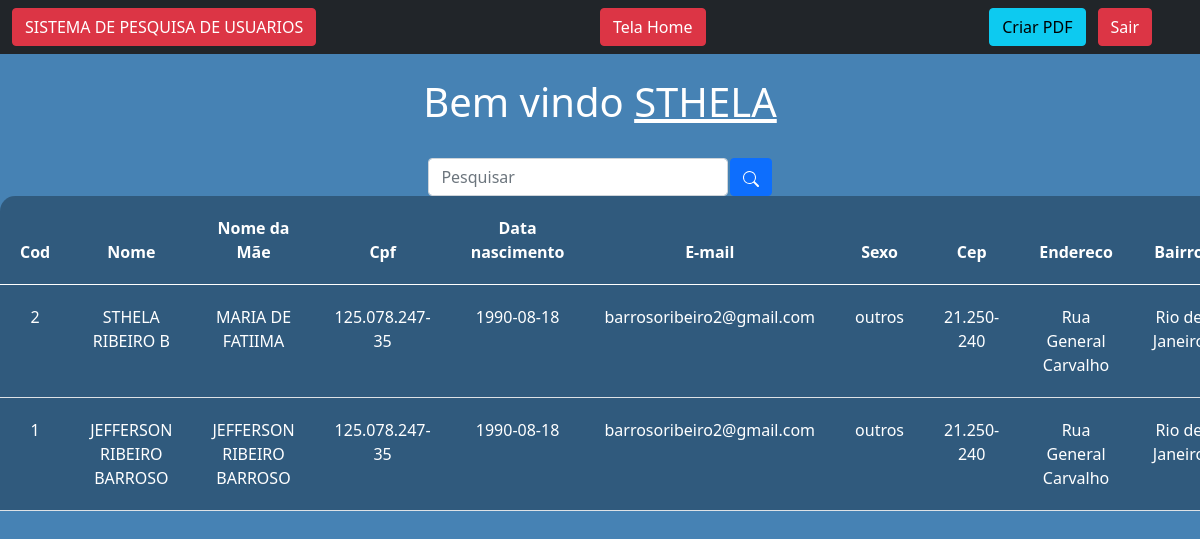
/sistema.php (signed in), run on the app's committed database.
### tables this page shows
CREATE TABLE `pessoas` (
  `tipo` int(10) NOT NULL,
  `cod` int(11) NOT NULL,
  `nome` varchar(60) NOT NULL,
  `nome_materno` varchar(60) NOT NULL,
  `cpf` varchar(15) NOT NULL,
  `data_nascimento` date NOT NULL,
  `email` varchar(100) NOT NULL,
  `sexo` varchar(12) NOT NULL,
  `cep` varchar(12) NOT NULL,
  `endereco` varchar(200) NOT NULL,
  `bairro` varchar(30) NOT NULL,
  `cidade` varchar(30) NOT NULL,
  `uf` varchar(2) NOT NULL,
  `complemento` varchar(200) NOT NULL,
  `telefone_fixo` varchar(20) NOT NULL,
  `telefone_celular` varchar(20) NOT NULL,
  `usuario` varchar(6) NOT NULL,
  `senha` varchar(8) NOT NULL,
  `confirma` varchar(8) NOT NULL
);

### sistema.php (the view, shortened to what this page needs)
<?php
include "./Conexao/config.php";
$logado = $_SESSION['usuario'];
if (!empty($_GET['search'])) {
    $data = $_GET['search'];
    $sql = "SELECT * FROM pessoas WHERE cpf LIKE '%$data%' or nome LIKE '%$data%' or email LIKE '%$data%' ORDER BY cod DESC";
} else {
    $sql = "SELECT * FROM pessoas ORDER BY cod DESC";
}
$result = $conexao->query($sql);
?>
<!DOCTYPE html>
<html lang="en">
<head>
    <link href="https://cdn.jsdelivr.net/npm/bootstrap@5.0.2/dist/css/bootstrap.min.css" rel="stylesheet">
    <link href="./css/sistema.css" rel="stylesheet">
</head>
<body>
    <nav class="navbar navbar-expand-lg navbar-dark bg-dark">
        <div class="container-fluid">
            <a class="btn btn-danger me-5" href="#" onclick="CriarPDF()">SISTEMA DE PESQUISA DE USUARIOS</a>
            <a class="btn btn-danger me-5" href="home.php" >Tela Home</a>
            <button type="button" class="btn btn-info" value="Criar PDF" id="btnImprimir" onclick="CriaPDF()">Criar PDF</button>
        </div>
        <div class="d-flex">
            <a href="sair.php" class="btn btn-danger me-5">Sair</a>
        </div>
    </nav>
    <br>
    <?php
    echo "<h1>Bem vindo <u>$logado</u></h1>";
    ?>
    <br>
    <div class="box-search">
        <input type="search" class="form-control w-25" placeholder="Pesquisar" id="pesquisar">
        <button onclick="searchData()" class="btn btn-primary">
        </button>
    </div>
    <div class="table-responsive">
        <div id="tabela">
            <table class="table text-white table-bg table-spaced">
                <thead>
                    <tr>
                        <th scope="col">Cod</th>
                        <th scope="col">Nome</th>
                        <th scope="col">Nome da Mãe</th>
                        <th scope="col">Cpf</th>
                        <th scope="col">Data nascimento</th>
                        <th scope="col">E-mail</th>
                        <th scope="col">Sexo</th>
                        <th scope="col">Cep</th>
                        <th scope="col">Endereco</th>
                        <th scope="col">Bairro</th>
                    </tr>
                </thead>
                <tbody>
                    <?php
                    while ($user_data = mysqli_fetch_assoc($result)) {
                        echo "<tr>";
                        echo "<td>" . $user_data['cod'] . "</td>";
                        echo "<td>" . $user_data['nome'] . "</td>";
                        echo "<td>" . $user_data['nome_materno'] . "</td>";
                        echo "<td>" . $user_data['cpf'] . "</td>";
                        echo "<td>" . $user_data['data_nascimento'] . "</td>";
                        echo "<td>" . $user_data['email'] . "</td>";
                        echo "<td>" . $user_data['sexo'] . "</td>";
                        echo "<td>" . $user_data['cep'] . "</td>";
                        echo "<td>" . $user_data['endereco'] . "</td>";
                        echo "<td>" . $user_data['cidade'] . "</td>";
                        echo "</tr>";
                    }
                    ?>
                </tbody>
            </table>
        </div>
    </div>
</body>
</html>

### css/sistema.css (style rules this page uses)
body { background: #4682b4; color: white; text-align: center; }
.table-bg { background: rgba(0, 0, 0, 0.3); border-radius: 15px 15px 0 0; }
.box-search { display: flex; justify-content: center; gap: .1%; }
.table-spaced th, .table-spaced td { padding: 20px; }

### data on the page
pessoas: cod "2", nome "STHELA RIBEIRO B", nome_materno "MARIA DE FATIIMA", cpf "125.078.247-35", data_nascimento "1990-08-18", email "barrosoribeiro2@gmail.com", sexo "outros", cep "21.250-240", endereco "Rua General Carvalho", cidade "Rio…"
pessoas: cod "1", nome "JEFFERSON RIBEIRO BARROSO", nome_materno "JEFFERSON RIBEIRO BARROSO", cpf "125.078.247-35", data_nascimento "1990-08-18", email "barrosoribeiro2@gmail.com", sexo "outros", cep "21.250-240", endereco "Rua General Carvalho", cidade "Rio…"

### other printed values
$logado "STHELA"
